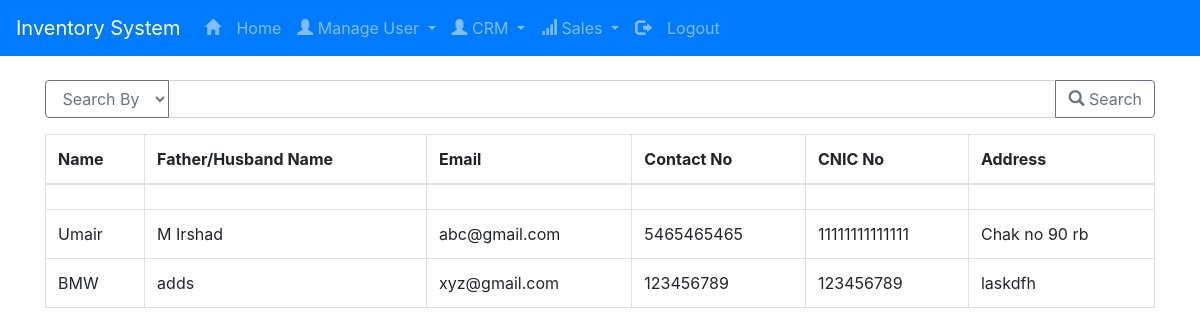
Page /manage_clients.php (signed in) on the committed database.
### tables this page shows
CREATE TABLE IF NOT EXISTS `clients` (
  `id` int(11) unsigned NOT NULL AUTO_INCREMENT,
  `name` varchar(50) DEFAULT NULL,
  `father_name` varchar(50) DEFAULT NULL,
  `email` varchar(50) DEFAULT NULL,
  `cnic` varchar(50) DEFAULT NULL,
  `contact` varchar(50) DEFAULT NULL,
  `address` varchar(50) DEFAULT NULL,
  PRIMARY KEY (`id`)
);

### manage_clients.php (the view, shortened to what this page needs)
<?php
	  $db = new Database();
	  $con = $db->connect();
    if (isset($_GET["search"])) {
      $query = "SELECT * FROM clients Where ". $_GET['search_by'] ." LIKE '%". $_GET['search'] ."%';";
  		$result = $con->query($query);
  		$rows = mysqli_fetch_all($result,MYSQLI_ASSOC);
    	}
    else {
      $query = "SELECT * FROM clients";
  		$result = $con->query($query);
  		$rows = mysqli_fetch_all($result,MYSQLI_ASSOC);
    }
?>
<!DOCTYPE html>
<html lang="en" dir="ltr">
  <head>
    <?php include_once("./templates/module.php"); ?>
  </head>
  <body>
		<?php include_once("./templates/header.php");  ?>
		<div class="container"><br>
      <form method="get" action="" class="">
      <div class="row">
        <div class="col">
          <div class="input-group mb-3">
            <div class="input-group-prepend">
                <select class="btn btn-outline-secondary dropdown-toggle" name="search_by">
                  <option selected>Search By</option>
                </select>
            </div>
            <input type="text" name="search" class="form-control" aria-label="Text input with dropdown button">
            <div class="input-group-append">
              <button class="btn btn-outline-secondary" type="submit"><span class="glyphicon glyphicon-search"></span> Search</button>
            </div>
          </div>
        </div>
      </div>
      </form>
			<table class="table table-hover table-bordered">
			    <thead>
			      <tr>
			        <th>Name</th>
              <th>Father/Husband Name</th>
			        <th>Email</th>
			        <th>Contact No</th>
			        <th>CNIC No</th>
							<th>Address</th>
			      </tr>
			    </thead>
			    <tbody id="">
						<?php	foreach ($rows as $row) { ?>
							<tr>
								<td><?php echo $row['name']; ?></td>
								<td><?php echo $row['father_name']; ?></td>
								<td><?php echo $row['email']; ?></td>
								<td><?php echo $row['contact']; ?></td>
                <td><?php echo $row['cnic']; ?></td>
                <td><?php echo $row['address']; ?></td>
							</tr>
						<?php }	?>
			    </tbody>
			  </table>
		</div>
  </body>
</html>

### rows in the picture
clients: name "Umair", father_name "M Irshad", email "abc@gmail.com", contact "5465465465", cnic "11111111111111", address "Chak no 90 rb"
clients: name "BMW", father_name "adds", email "xyz@gmail.com", contact "123456789", cnic "123456789", address "laskdfh"
